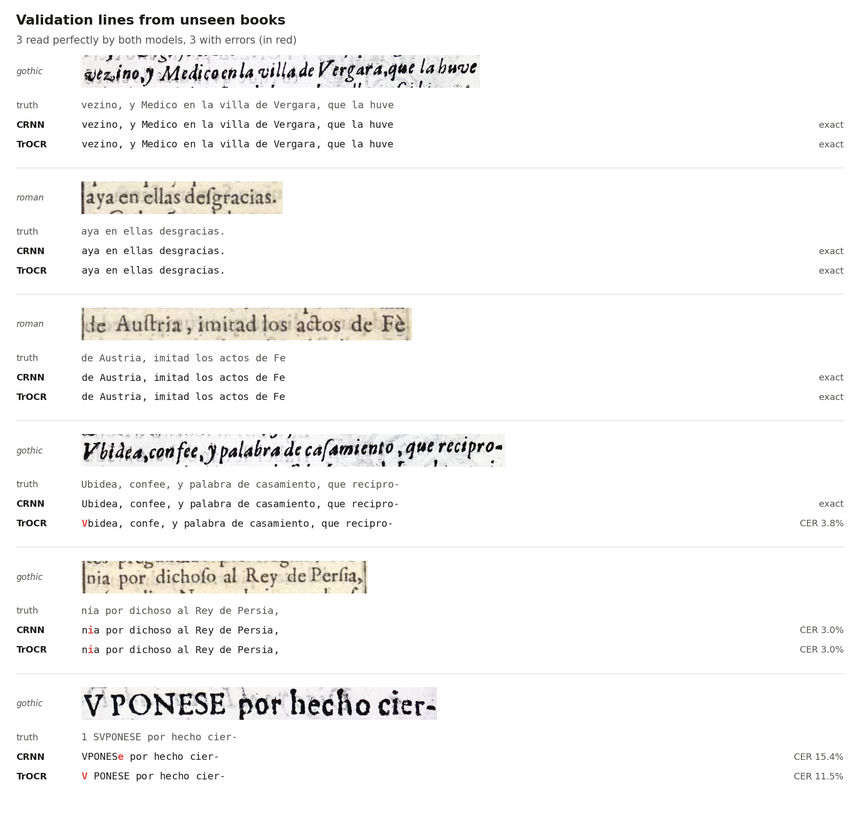
#> input picture assets/10_recognition_samples.png, 860 x 820 px, shrunk from 1716 x 1636 before the run; its folder holds only this picture in this run
$ python -i dataUtils.py   (imports and definitions only)
#> lines starting #> are read from the running program, lines starting #| are printed output that depends on the picture; after the words box and inside, x2 and y2 are one past the last pixel; in counts of white or black regions, pixels touching at a corner belong together
#> further down, picture is the input picture: shape (820, 860, 3); mean B, G, R 245.8, 246.5, 247
################################
# PDF to Images Conversion
################################
import os
import fitz
from PIL import Image

# [105 lines left out: function pdf_to_images, not called in this run]

#############################
# Sample Image Display
#############################
import matplotlib.pyplot as plt

# [11 lines left out: function display_sample, not called in this run]

##############################
# Preprocessing for OCR
##############################
import os
import cv2
import numpy as np
from PIL import Image
# Optional — only needed for some methods
from skimage import restoration, exposure


# [4 lines left out: function convert_to_grayscale, not called in this run]

def correct_skew(image):
    is_color = len(image.shape) == 3
#> is_color = True
    gray = cv2.cvtColor(image, cv2.COLOR_BGR2GRAY) if is_color else image.copy()

    _, binary = cv2.threshold(gray, 0, 255, cv2.THRESH_OTSU)
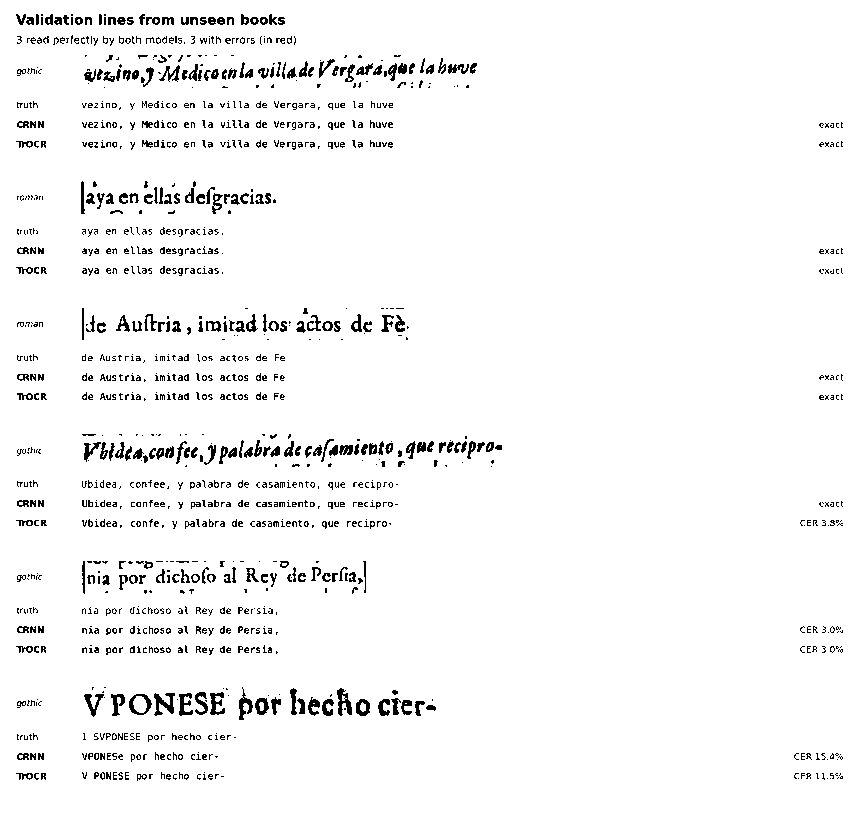
#> binary: shape (820, 860); 96.2% white; black in thin lines or dots, all inside (x1, y1, x2, y2) = (16, 14, 843, 781)

    contours, _ = cv2.findContours(binary, cv2.RETR_EXTERNAL, cv2.CHAIN_APPROX_SIMPLE)
#> contours = [[[0, 0], [0, 819], [859, 819], [859, 0]]]
    if not contours:
        return image

    largest = max(contours, key=cv2.contourArea)
#> largest = [[0, 0], [0, 819], [859, 819], [859, 0]]
    angle = cv2.minAreaRect(largest)[-1]
#> angle = -90

    if angle < -45:
        angle += 90
#> angle = 0
    elif angle > 45:
        angle -= 90

    h, w = image.shape[:2]
#> h = 820; w = 860
    M = cv2.getRotationMatrix2D((w//2, h//2), angle, 1.0)
#> M = [[1, 0, 0], [0, 1, 0]]

    return cv2.warpAffine(
        image, M, (w, h),
        flags=cv2.INTER_CUBIC,
        borderMode=cv2.BORDER_REPLICATE
    )

def normalize_image(image):
    return cv2.normalize(image, None, 0, 255, cv2.NORM_MINMAX)


# [75 lines left out: functions denoise_image, denoise_image, enhance_contrast, binarize_image, morphological_operations, not called in this run]


OP_REGISTRY = {
    "grayscale": convert_to_grayscale,
    "deskew": correct_skew,
    "normalize": normalize_image,
    "denoise": denoise_image,
    "contrast": enhance_contrast,
    "binarize": binarize_image,
    "morph": morphological_operations
}

# [69 lines left out: functions apply_operation, run_pipeline, expand_pages, process_image_folder, not called in this run]

>>> import cv2
>>> picture = cv2.imread('../assets/10_recognition_samples.png')
>>> result = correct_skew(picture)

$ run again, on assets/01_tesseract_fails.png
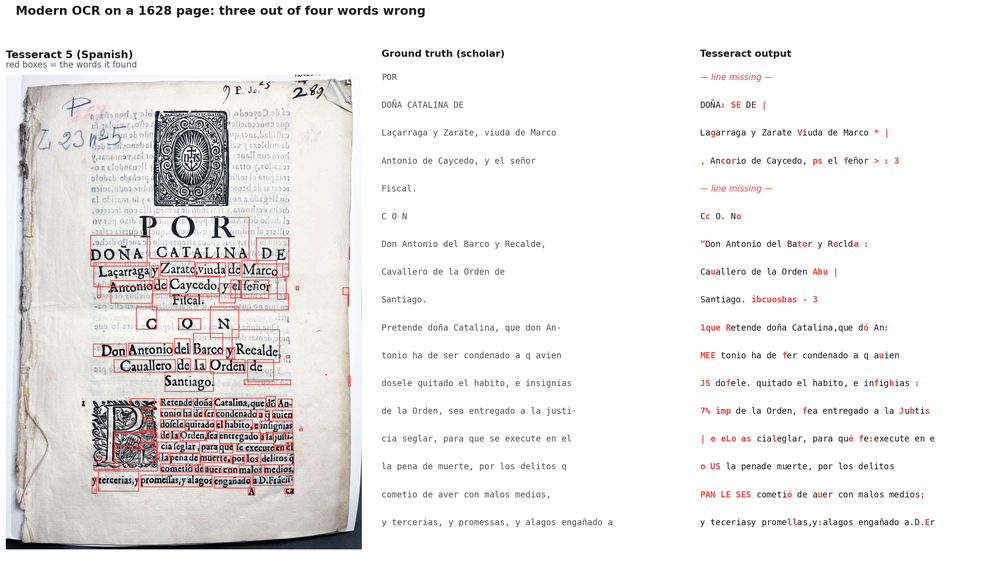
#> input picture assets/01_tesseract_fails.png, 1000 x 561 px, shrunk from 2236 x 1254 before the run
#> picture is the input picture: shape (561, 1000, 3); mean B, G, R 234, 234.5, 236.7
#> in correct_skew, `gray = cv2.cvtColor(image, cv2.COLOR_BGR2GRAY) if is_color else image...`:
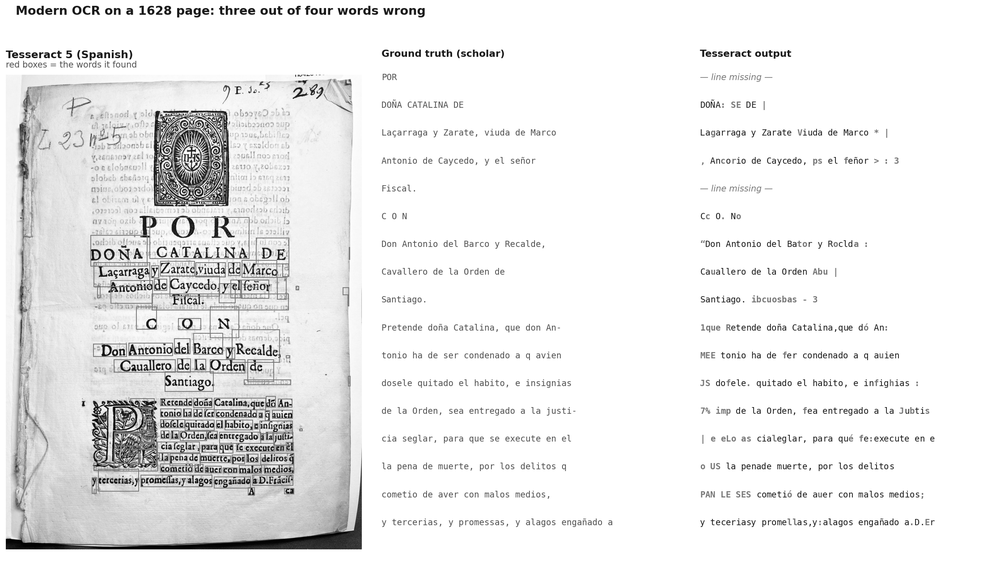
#> gray: shape (561, 1000); min 0, max 255, mean 235.1
#> in correct_skew, `_, binary = cv2.threshold(gray, 0, 255, cv2.THRESH_OTSU)`:
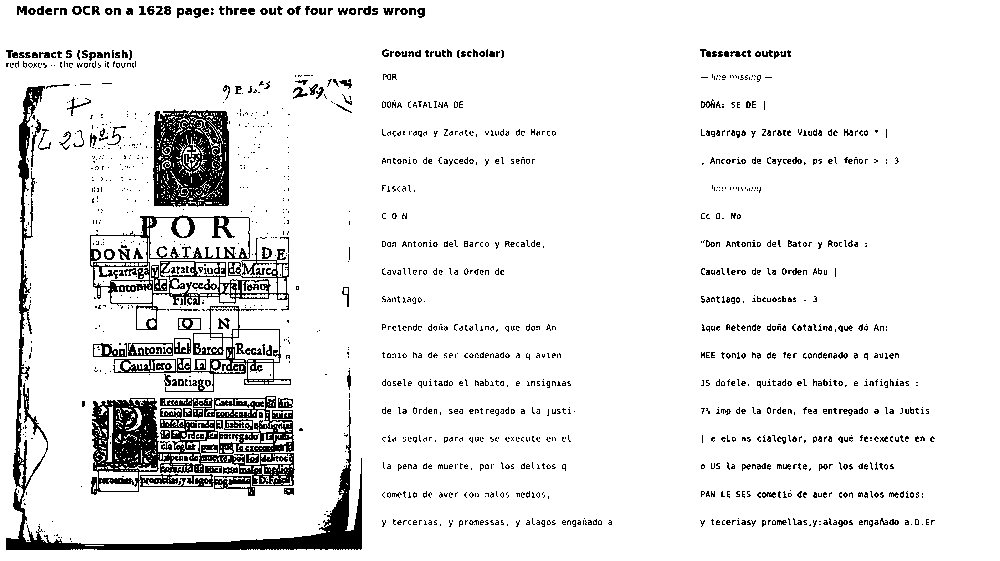
#> binary: shape (561, 1000); 91.5% white; 1463 black regions (1272 under 20 px), largest, box (x1, y1, x2, y2) and area: (6, 86, 362, 550) 7683, (91, 398, 295, 496) 7428, (153, 109, 229, 207) 5665
#> contours = [[[0, 0], [0, 560], [999, 560], [999, 0]]]
#> largest = [[0, 0], [0, 560], [999, 560], [999, 0]]
#> in correct_skew, `angle = cv2.minAreaRect(largest)[-1]`: angle = -90
#> in correct_skew, `angle += 90`: angle = 0
#> M = [[1, 0, 0], [0, 1, 0]]

$ run again, on assets/02_preprocessing_grid.png
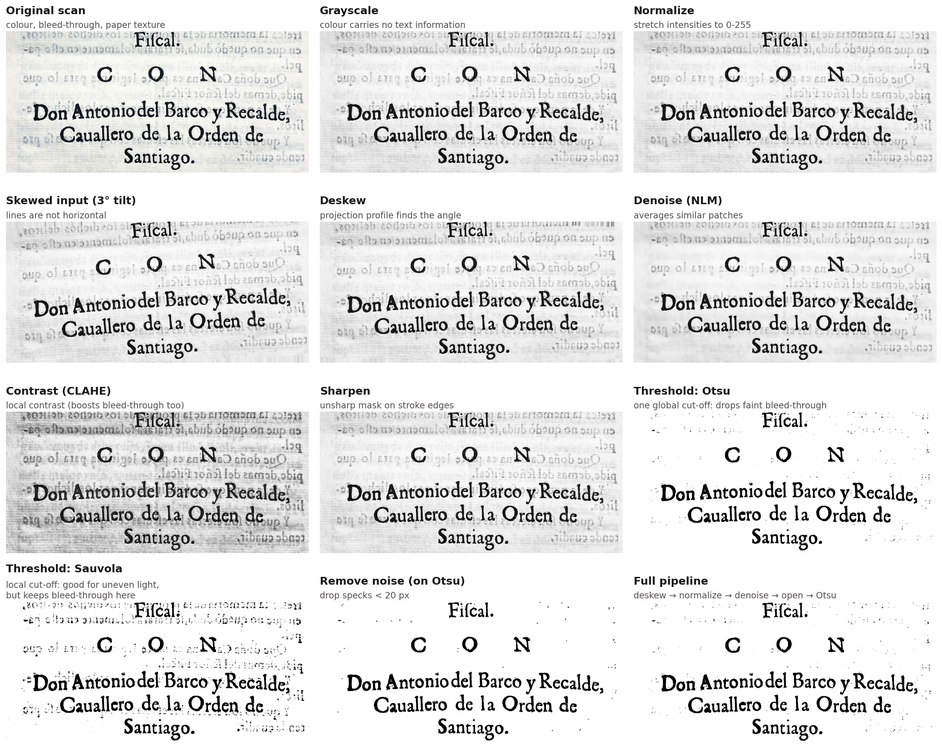
#> input picture assets/02_preprocessing_grid.png, 942 x 749 px, shrunk from 2056 x 1636 before the run
#> picture is the input picture: shape (749, 942, 3); mean B, G, R 227.5, 227.7, 227.6
#> in correct_skew, `_, binary = cv2.threshold(gray, 0, 255, cv2.THRESH_OTSU)`:
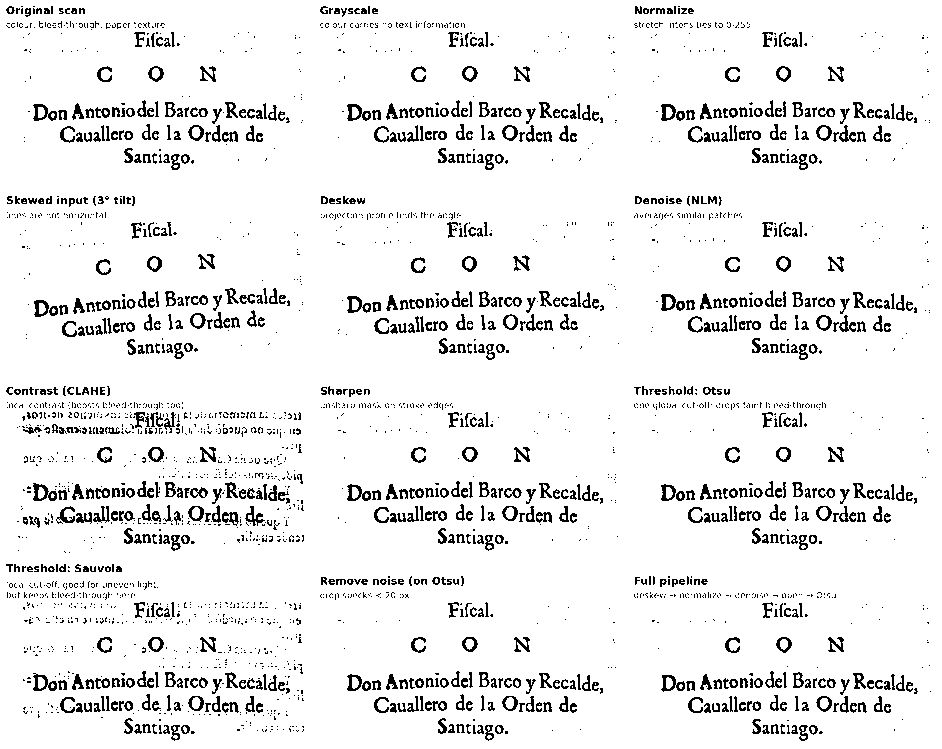
#> binary: shape (749, 942); 92.7% white; black in thin lines or dots
#> contours = [[[0, 0], [0, 748], [941, 748], [941, 0]]]
#> largest = [[0, 0], [0, 748], [941, 748], [941, 0]]
#> in correct_skew, `angle = cv2.minAreaRect(largest)[-1]`: angle = -90
#> in correct_skew, `angle += 90`: angle = 0
#> M = [[1, 0, 0], [0, 1, 0]]

$ run again, on assets/03_one_vs_two_stage.png
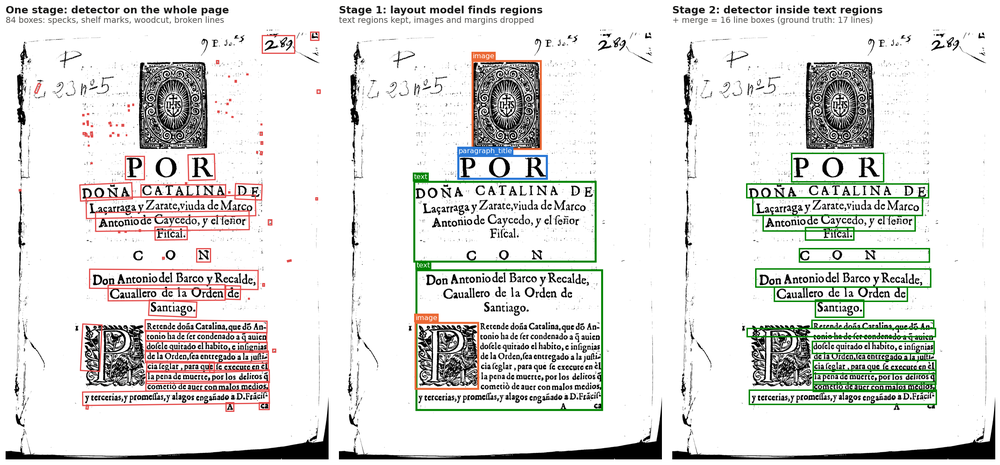
#> input picture assets/03_one_vs_two_stage.png, 1000 x 465 px, shrunk from 2316 x 1078 before the run
#> picture is the input picture: shape (465, 1000, 3); mean B, G, R 221.5, 223.8, 223.8
#> in correct_skew, `gray = cv2.cvtColor(image, cv2.COLOR_BGR2GRAY) if is_color else image...`:
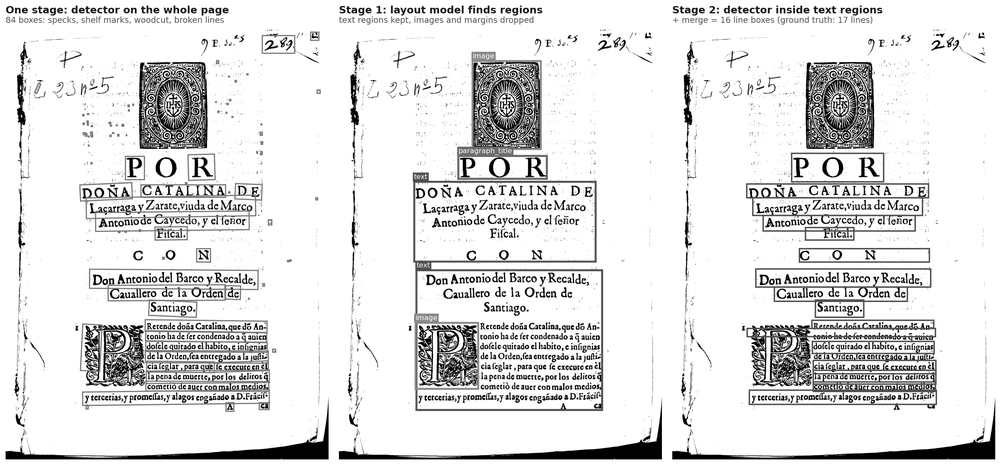
#> gray: shape (465, 1000); min 0, max 255, mean 223.6
#> in correct_skew, `_, binary = cv2.threshold(gray, 0, 255, cv2.THRESH_OTSU)`:
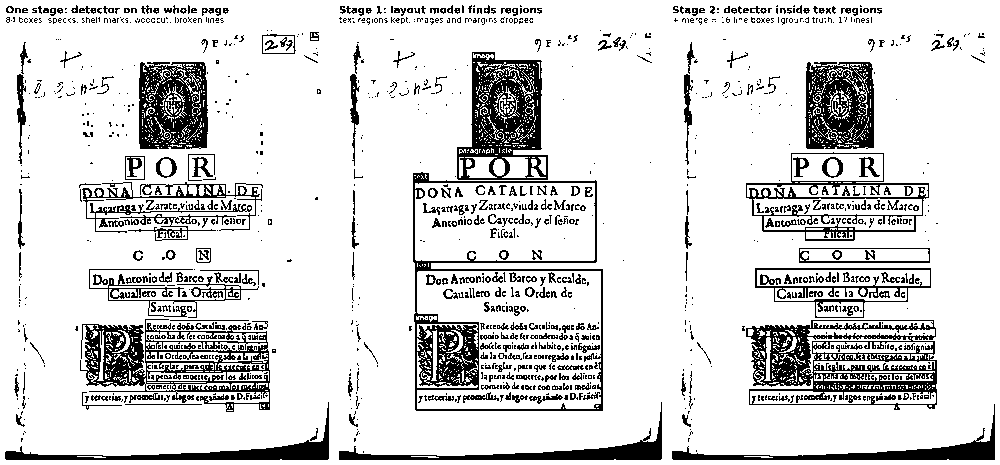
#> binary: shape (465, 1000); 84.5% white; 1197 black regions (827 under 20 px), largest, box (x1, y1, x2, y2) and area: (746, 320, 937, 410) 7209, (80, 319, 270, 412) 6163, (457, 52, 548, 180) 6135
#> contours = [[[0, 0], [0, 464], [999, 464], [999, 0]]]
#> largest = [[0, 0], [0, 464], [999, 464], [999, 0]]
#> in correct_skew, `angle = cv2.minAreaRect(largest)[-1]`: angle = -90
#> in correct_skew, `angle += 90`: angle = 0
#> M = [[1, 0, 0], [0, 1, 0]]
